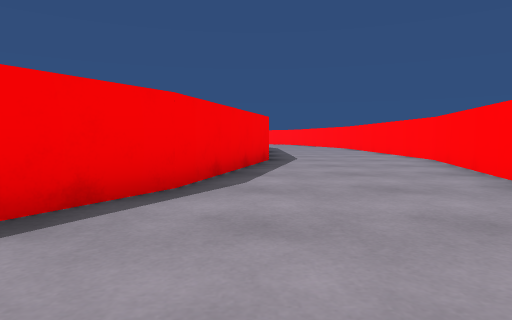
[1] (above)

17 first-person views from a walk through a Unity game level. The camera is 0.54 m above the floor, tilts 4° down and sees 75° across. The floor is counted in squares, 1 m on a side. Each view is taken from the middle of a square. On the plan, view 1 faces up. The plan holds only what a view shows up to about 9 squares ahead; the rest is blank. The place goes on beyond the plan. The player character is not drawn.

[2]
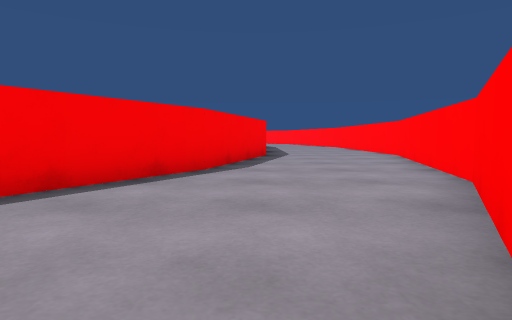

[3]
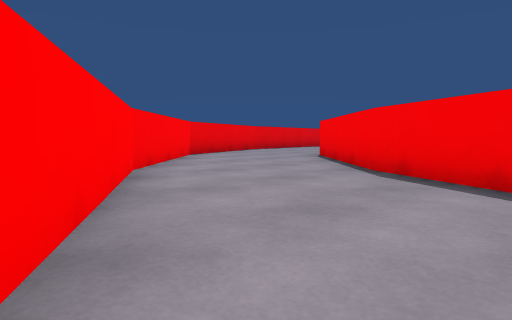

[4]
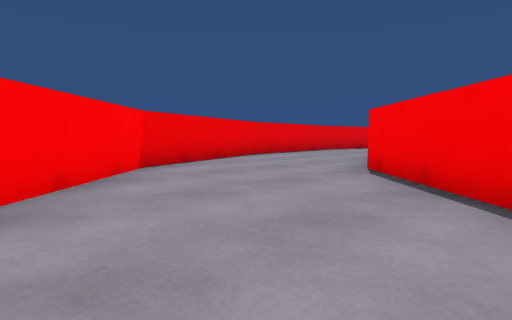

[5]
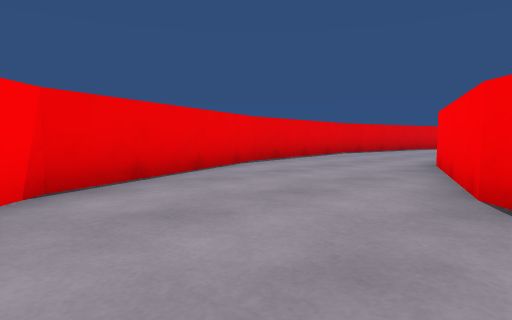

[6]
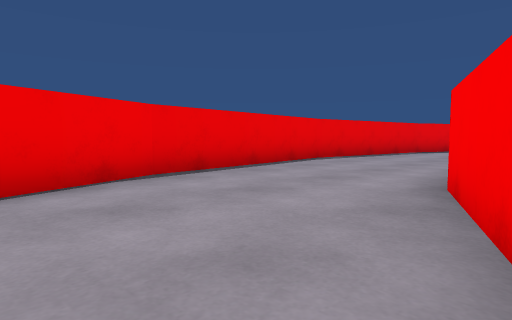

[7]
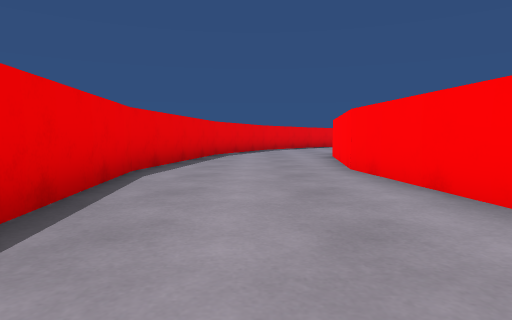

[8]
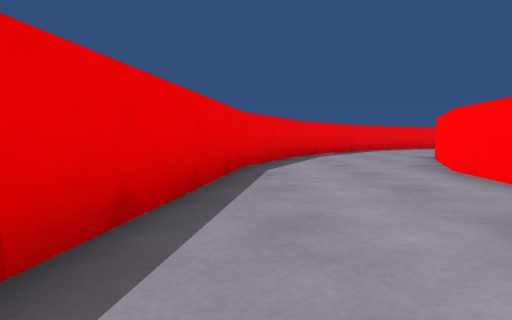

[9]
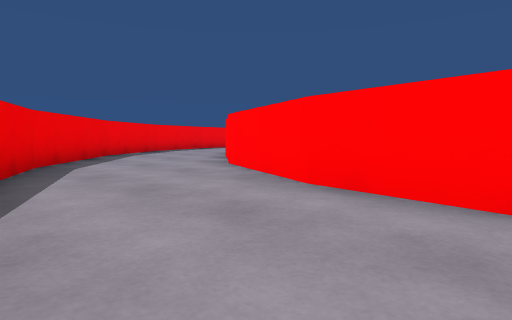

[10]
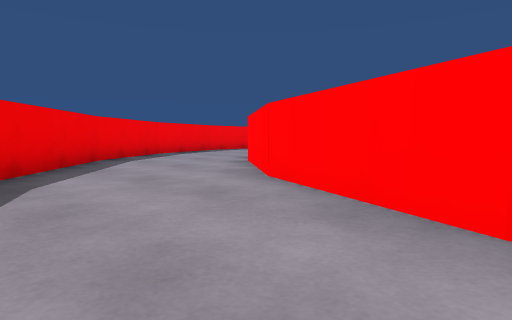

[11]
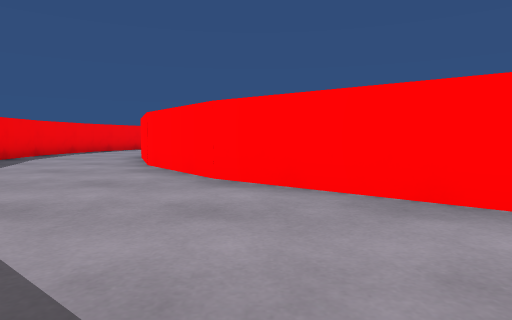

[12]
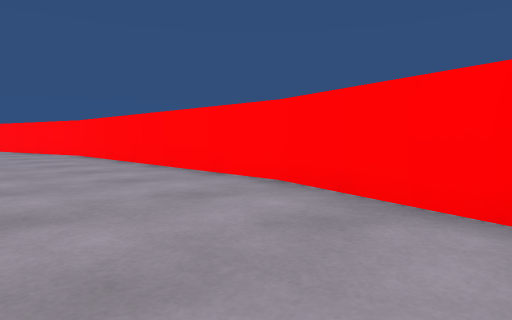

[13]
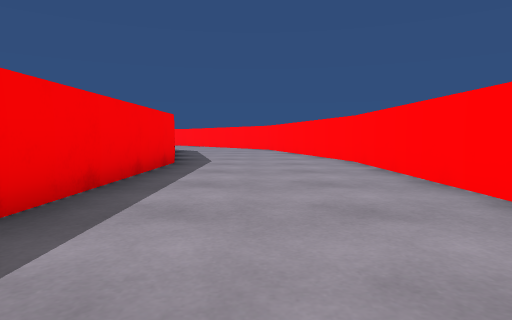

[14]
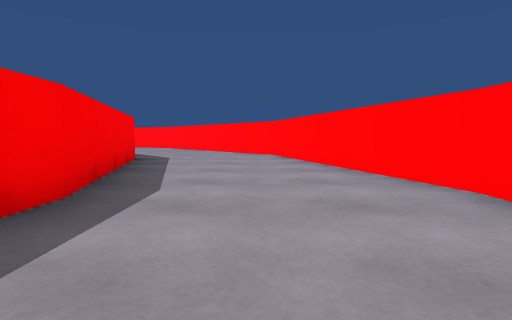

[15]
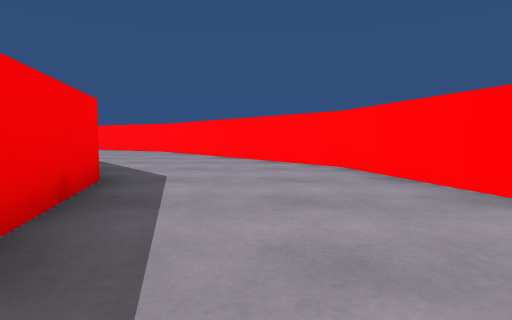

[16]
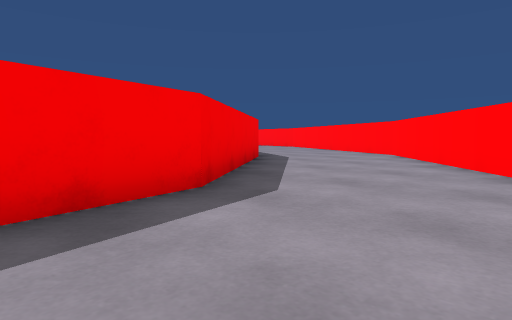

[17]
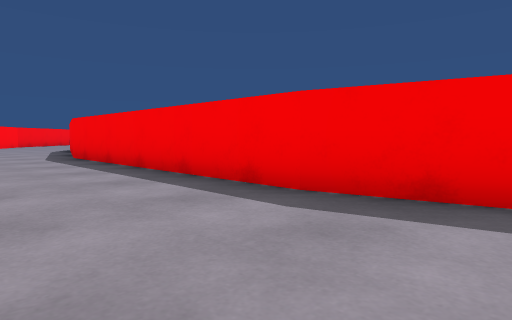

### Floor plan
Points are (right, up) in squares from view 1. A wall is a line through its corners. A room is listed if a view was taken in it or the views show most of it. See-through windows are left out.
Room 1 (views 1, 3, 12, 13, 14, 15, 16, 17)
walls: (0.3, 15) (0.3, 7.8) (-0.9, 3.4); (4.2, 15.1) (2.5, 21.9) (0.1, 25); (4.1, 7.6) (4.1, 15.3); (-0.8, 3.5) (-3.1, -0.5); (2.6, 1.9) (4.1, 7.8); (-3.2, 23) (-0.9, 20.1) (0.3, 14.8); (0.9, -0.9) (2.6, 2)
ways out: opening at (-1, 0) to room 2; opening at (-1.5, 23.5)
Room 2 (views 2, 4, 5, 6, 7, 8, 9, 10, 11)
walls: (-10.5, -5.1) (-13.6, -5.4); (-13.5, -5.4) (-17.3, -4.9); (-8.4, -8.4) (-3.8, -6.6) (-0.3, -3.1); (-13.3, -9) (-8.2, -8.4); (-17.2, -4.9) (-20.2, -3.6); (-18.2, -8.2) (-13.2, -9); (-20.1, -3.7) (-22.5, -1.7); (-3.1, -0.4) (-6.3, -3.6) (-9.7, -5); (-21.8, -6.6) (-18, -8.3); (-0.4, -3.2) (0.9, -0.9); (-24.5, -4.4) (-21.7, -6.7)
ways out: opening at (-1, 0) to room 1; opening at (-23.5, -3)

Positions as (right, up) in squares from view 1, and headings:
1: (0, 0), facing up
2: (0, -2), facing up
3: (2, 2), facing down-left
4: (-1, -1), facing down-left
5: (-3, -3), facing down-left
6: (-6, -4), facing down-left
7: (-8, -7), facing left
8: (-12, -8), facing left
9: (-15, -8), facing up-left
10: (-17, -7), facing up-left
11: (-22, -6), facing up
12: (1, 5), facing up-right
13: (2, 8), facing up
14: (2, 12), facing up
15: (1, 16), facing up
16: (2, 18), facing up-left
17: (3, 17), facing down-left
